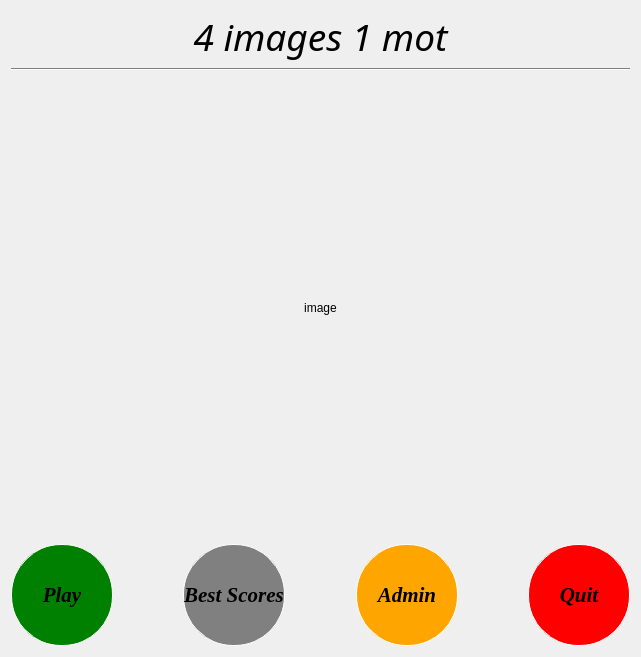
<?xml version="1.0" encoding="UTF-8"?>
<ui version="4.0">
 <class>MainWindow</class>
 <widget class="QMainWindow" name="MainWindow">
  <property name="enabled">
   <bool>true</bool>
  </property>
  <property name="geometry">
   <rect>
    <x>0</x>
    <y>0</y>
    <width>641</width>
    <height>657</height>
   </rect>
  </property>
  <property name="minimumSize">
   <size>
    <width>641</width>
    <height>657</height>
   </size>
  </property>
  <property name="maximumSize">
   <size>
    <width>641</width>
    <height>657</height>
   </size>
  </property>
  <property name="baseSize">
   <size>
    <width>641</width>
    <height>657</height>
   </size>
  </property>
  <property name="windowTitle">
   <string>4 images 1 mot</string>
  </property>
  <property name="windowIcon">
   <iconset resource="ressource.qrc">
    <normaloff>:/logo/image/logo.jpg</normaloff>:/logo/image/logo.jpg</iconset>
  </property>
  <widget class="QWidget" name="centralWidget">
   <layout class="QGridLayout" name="gridLayout_3">
    <item row="0" column="0">
     <layout class="QGridLayout" name="gridLayout_2">
      <item row="0" column="0">
       <layout class="QVBoxLayout" name="verticalLayout">
        <item>
         <widget class="QLabel" name="label_titre_2">
          <property name="sizePolicy">
           <sizepolicy hsizetype="Expanding" vsizetype="Fixed">
            <horstretch>0</horstretch>
            <verstretch>0</verstretch>
           </sizepolicy>
          </property>
          <property name="font">
           <font>
            <family>Monotype Corsiva</family>
            <pointsize>28</pointsize>
            <italic>true</italic>
           </font>
          </property>
          <property name="text">
           <string>4 images 1 mot</string>
          </property>
          <property name="textFormat">
           <enum>Qt::AutoText</enum>
          </property>
          <property name="alignment">
           <set>Qt::AlignHCenter|Qt::AlignTop</set>
          </property>
         </widget>
        </item>
        <item>
         <widget class="Line" name="line_2">
          <property name="sizePolicy">
           <sizepolicy hsizetype="Expanding" vsizetype="Fixed">
            <horstretch>0</horstretch>
            <verstretch>0</verstretch>
           </sizepolicy>
          </property>
          <property name="palette">
           <palette>
            <active>
             <colorrole role="WindowText">
              <brush brushstyle="SolidPattern">
               <color alpha="255">
                <red>0</red>
                <green>0</green>
                <blue>0</blue>
               </color>
              </brush>
             </colorrole>
             <colorrole role="Button">
              <brush brushstyle="SolidPattern">
               <color alpha="255">
                <red>255</red>
                <green>255</green>
                <blue>255</blue>
               </color>
              </brush>
             </colorrole>
             <colorrole role="Light">
              <brush brushstyle="SolidPattern">
               <color alpha="255">
                <red>255</red>
                <green>255</green>
                <blue>255</blue>
               </color>
              </brush>
             </colorrole>
             <colorrole role="Midlight">
              <brush brushstyle="SolidPattern">
               <color alpha="255">
                <red>255</red>
                <green>255</green>
                <blue>255</blue>
               </color>
              </brush>
             </colorrole>
             <colorrole role="Dark">
              <brush brushstyle="SolidPattern">
               <color alpha="255">
                <red>127</red>
                <green>127</green>
                <blue>127</blue>
               </color>
              </brush>
             </colorrole>
             <colorrole role="Mid">
              <brush brushstyle="SolidPattern">
               <color alpha="255">
                <red>170</red>
                <green>170</green>
                <blue>170</blue>
               </color>
              </brush>
             </colorrole>
             <colorrole role="Text">
              <brush brushstyle="SolidPattern">
               <color alpha="255">
                <red>0</red>
                <green>0</green>
                <blue>0</blue>
               </color>
              </brush>
             </colorrole>
             <colorrole role="BrightText">
              <brush brushstyle="SolidPattern">
               <color alpha="255">
                <red>255</red>
                <green>255</green>
                <blue>255</blue>
               </color>
              </brush>
             </colorrole>
             <colorrole role="ButtonText">
              <brush brushstyle="SolidPattern">
               <color alpha="255">
                <red>0</red>
                <green>0</green>
                <blue>0</blue>
               </color>
              </brush>
             </colorrole>
             <colorrole role="Base">
              <brush brushstyle="SolidPattern">
               <color alpha="255">
                <red>255</red>
                <green>255</green>
                <blue>255</blue>
               </color>
              </brush>
             </colorrole>
             <colorrole role="Window">
              <brush brushstyle="SolidPattern">
               <color alpha="255">
                <red>255</red>
                <green>255</green>
                <blue>255</blue>
               </color>
              </brush>
             </colorrole>
             <colorrole role="Shadow">
              <brush brushstyle="SolidPattern">
               <color alpha="255">
                <red>0</red>
                <green>0</green>
                <blue>0</blue>
               </color>
              </brush>
             </colorrole>
             <colorrole role="AlternateBase">
              <brush brushstyle="SolidPattern">
               <color alpha="255">
                <red>255</red>
                <green>255</green>
                <blue>255</blue>
               </color>
              </brush>
             </colorrole>
             <colorrole role="ToolTipBase">
              <brush brushstyle="SolidPattern">
               <color alpha="255">
                <red>255</red>
                <green>255</green>
                <blue>220</blue>
               </color>
              </brush>
             </colorrole>
             <colorrole role="ToolTipText">
              <brush brushstyle="SolidPattern">
               <color alpha="255">
                <red>0</red>
                <green>0</green>
                <blue>0</blue>
               </color>
              </brush>
             </colorrole>
            </active>
            <inactive>
             <colorrole role="WindowText">
              <brush brushstyle="SolidPattern">
               <color alpha="255">
                <red>0</red>
                <green>0</green>
                <blue>0</blue>
               </color>
              </brush>
             </colorrole>
             <colorrole role="Button">
              <brush brushstyle="SolidPattern">
               <color alpha="255">
                <red>255</red>
                <green>255</green>
                <blue>255</blue>
               </color>
              </brush>
             </colorrole>
             <colorrole role="Light">
              <brush brushstyle="SolidPattern">
               <color alpha="255">
                <red>255</red>
                <green>255</green>
                <blue>255</blue>
               </color>
              </brush>
             </colorrole>
             <colorrole role="Midlight">
              <brush brushstyle="SolidPattern">
               <color alpha="255">
                <red>255</red>
                <green>255</green>
                <blue>255</blue>
               </color>
              </brush>
             </colorrole>
             <colorrole role="Dark">
              <brush brushstyle="SolidPattern">
               <color alpha="255">
                <red>127</red>
                <green>127</green>
                <blue>127</blue>
               </color>
              </brush>
             </colorrole>
             <colorrole role="Mid">
              <brush brushstyle="SolidPattern">
               <color alpha="255">
                <red>170</red>
                <green>170</green>
                <blue>170</blue>
               </color>
              </brush>
             </colorrole>
             <colorrole role="Text">
              <brush brushstyle="SolidPattern">
               <color alpha="255">
                <red>0</red>
                <green>0</green>
                <blue>0</blue>
               </color>
              </brush>
             </colorrole>
             <colorrole role="BrightText">
              <brush brushstyle="SolidPattern">
               <color alpha="255">
                <red>255</red>
                <green>255</green>
                <blue>255</blue>
               </color>
              </brush>
             </colorrole>
             <colorrole role="ButtonText">
              <brush brushstyle="SolidPattern">
               <color alpha="255">
                <red>0</red>
                <green>0</green>
                <blue>0</blue>
               </color>
              </brush>
             </colorrole>
             <colorrole role="Base">
              <brush brushstyle="SolidPattern">
               <color alpha="255">
                <red>255</red>
                <green>255</green>
                <blue>255</blue>
               </color>
              </brush>
             </colorrole>
             <colorrole role="Window">
              <brush brushstyle="SolidPattern">
               <color alpha="255">
                <red>255</red>
                <green>255</green>
                <blue>255</blue>
               </color>
              </brush>
             </colorrole>
             <colorrole role="Shadow">
              <brush brushstyle="SolidPattern">
               <color alpha="255">
                <red>0</red>
                <green>0</green>
                <blue>0</blue>
               </color>
              </brush>
             </colorrole>
             <colorrole role="AlternateBase">
              <brush brushstyle="SolidPattern">
               <color alpha="255">
                <red>255</red>
                <green>255</green>
                <blue>255</blue>
               </color>
              </brush>
             </colorrole>
             <colorrole role="ToolTipBase">
              <brush brushstyle="SolidPattern">
               <color alpha="255">
                <red>255</red>
                <green>255</green>
                <blue>220</blue>
               </color>
              </brush>
             </colorrole>
             <colorrole role="ToolTipText">
              <brush brushstyle="SolidPattern">
               <color alpha="255">
                <red>0</red>
                <green>0</green>
                <blue>0</blue>
               </color>
              </brush>
             </colorrole>
            </inactive>
            <disabled>
             <colorrole role="WindowText">
              <brush brushstyle="SolidPattern">
               <color alpha="255">
                <red>127</red>
                <green>127</green>
                <blue>127</blue>
               </color>
              </brush>
             </colorrole>
             <colorrole role="Button">
              <brush brushstyle="SolidPattern">
               <color alpha="255">
                <red>255</red>
                <green>255</green>
                <blue>255</blue>
               </color>
              </brush>
             </colorrole>
             <colorrole role="Light">
              <brush brushstyle="SolidPattern">
               <color alpha="255">
                <red>255</red>
                <green>255</green>
                <blue>255</blue>
               </color>
              </brush>
             </colorrole>
             <colorrole role="Midlight">
              <brush brushstyle="SolidPattern">
               <color alpha="255">
                <red>255</red>
                <green>255</green>
                <blue>255</blue>
               </color>
              </brush>
             </colorrole>
             <colorrole role="Dark">
              <brush brushstyle="SolidPattern">
               <color alpha="255">
                <red>127</red>
                <green>127</green>
                <blue>127</blue>
               </color>
              </brush>
             </colorrole>
             <colorrole role="Mid">
              <brush brushstyle="SolidPattern">
               <color alpha="255">
                <red>170</red>
                <green>170</green>
                <blue>170</blue>
               </color>
              </brush>
             </colorrole>
             <colorrole role="Text">
              <brush brushstyle="SolidPattern">
               <color alpha="255">
                <red>127</red>
                <green>127</green>
                <blue>127</blue>
               </color>
              </brush>
             </colorrole>
             <colorrole role="BrightText">
              <brush brushstyle="SolidPattern">
               <color alpha="255">
                <red>255</red>
                <green>255</green>
                <blue>255</blue>
               </color>
              </brush>
             </colorrole>
             <colorrole role="ButtonText">
              <brush brushstyle="SolidPattern">
               <color alpha="255">
                <red>127</red>
                <green>127</green>
                <blue>127</blue>
               </color>
              </brush>
             </colorrole>
             <colorrole role="Base">
              <brush brushstyle="SolidPattern">
               <color alpha="255">
                <red>255</red>
                <green>255</green>
                <blue>255</blue>
               </color>
              </brush>
             </colorrole>
             <colorrole role="Window">
              <brush brushstyle="SolidPattern">
               <color alpha="255">
                <red>255</red>
                <green>255</green>
                <blue>255</blue>
               </color>
              </brush>
             </colorrole>
             <colorrole role="Shadow">
              <brush brushstyle="SolidPattern">
               <color alpha="255">
                <red>0</red>
                <green>0</green>
                <blue>0</blue>
               </color>
              </brush>
             </colorrole>
             <colorrole role="AlternateBase">
              <brush brushstyle="SolidPattern">
               <color alpha="255">
                <red>255</red>
                <green>255</green>
                <blue>255</blue>
               </color>
              </brush>
             </colorrole>
             <colorrole role="ToolTipBase">
              <brush brushstyle="SolidPattern">
               <color alpha="255">
                <red>255</red>
                <green>255</green>
                <blue>220</blue>
               </color>
              </brush>
             </colorrole>
             <colorrole role="ToolTipText">
              <brush brushstyle="SolidPattern">
               <color alpha="255">
                <red>0</red>
                <green>0</green>
                <blue>0</blue>
               </color>
              </brush>
             </colorrole>
            </disabled>
           </palette>
          </property>
          <property name="orientation">
           <enum>Qt::Horizontal</enum>
          </property>
         </widget>
        </item>
       </layout>
      </item>
      <item row="1" column="0">
       <layout class="QGridLayout" name="gridLayout">
        <item row="0" column="0">
         <widget class="QLabel" name="label_logo">
          <property name="sizePolicy">
           <sizepolicy hsizetype="Expanding" vsizetype="Expanding">
            <horstretch>0</horstretch>
            <verstretch>0</verstretch>
           </sizepolicy>
          </property>
          <property name="text">
           <string>image</string>
          </property>
          <property name="alignment">
           <set>Qt::AlignCenter</set>
          </property>
         </widget>
        </item>
        <item row="1" column="0">
         <layout class="QHBoxLayout" name="horizontalLayout">
          <item>
           <widget class="QPushButton" name="pushButton_play">
            <property name="font">
             <font>
              <family>Times New Roman</family>
              <pointsize>16</pointsize>
              <weight>75</weight>
              <italic>true</italic>
              <bold>true</bold>
             </font>
            </property>
            <property name="styleSheet">
             <string notr="true"> border-style: solid;
 border-width:1px;
 border-radius:50px;
 border-color: white;
 max-width:100px;
 max-height:100px;
 min-width:100px;
 min-height:100px;
background-color: green;</string>
            </property>
            <property name="text">
             <string>Play</string>
            </property>
           </widget>
          </item>
          <item>
           <spacer name="horizontalSpacer_2">
            <property name="orientation">
             <enum>Qt::Horizontal</enum>
            </property>
            <property name="sizeHint" stdset="0">
             <size>
              <width>28</width>
              <height>20</height>
             </size>
            </property>
           </spacer>
          </item>
          <item>
           <widget class="QPushButton" name="pushButton_bs">
            <property name="font">
             <font>
              <family>Times New Roman</family>
              <pointsize>16</pointsize>
              <weight>75</weight>
              <italic>true</italic>
              <bold>true</bold>
             </font>
            </property>
            <property name="styleSheet">
             <string notr="true">background-color: gray;
 border-style: solid;
 border-width:1px;
 border-radius:50px;
 border-color: white;
 max-width:100px;
 max-height:100px;
 min-width:100px;
 min-height:100px;</string>
            </property>
            <property name="text">
             <string>Best Scores</string>
            </property>
           </widget>
          </item>
          <item>
           <spacer name="horizontalSpacer_3">
            <property name="orientation">
             <enum>Qt::Horizontal</enum>
            </property>
            <property name="sizeHint" stdset="0">
             <size>
              <width>28</width>
              <height>20</height>
             </size>
            </property>
           </spacer>
          </item>
          <item>
           <widget class="QPushButton" name="pushButton_admin">
            <property name="font">
             <font>
              <family>Times New Roman</family>
              <pointsize>16</pointsize>
              <weight>75</weight>
              <italic>true</italic>
              <bold>true</bold>
             </font>
            </property>
            <property name="styleSheet">
             <string notr="true">background-color: white;
 border-style: solid;
 border-width:1px;
 border-radius:50px;
 border-color: white;
 max-width:100px;
 max-height:100px;
 min-width:100px;
 min-height:100px;
background-color: orange;</string>
            </property>
            <property name="text">
             <string>Admin</string>
            </property>
           </widget>
          </item>
          <item>
           <spacer name="horizontalSpacer_4">
            <property name="orientation">
             <enum>Qt::Horizontal</enum>
            </property>
            <property name="sizeHint" stdset="0">
             <size>
              <width>28</width>
              <height>20</height>
             </size>
            </property>
           </spacer>
          </item>
          <item>
           <widget class="QPushButton" name="pushButton_quit">
            <property name="font">
             <font>
              <family>Times New Roman</family>
              <pointsize>16</pointsize>
              <weight>75</weight>
              <italic>true</italic>
              <bold>true</bold>
             </font>
            </property>
            <property name="styleSheet">
             <string notr="true"> border-style: solid;
 border-width:1px;
 border-radius:50px;
 border-color: white;
 max-width:100px;
 max-height:100px;
 min-width:100px;
 min-height:100px;
background-color: red;</string>
            </property>
            <property name="text">
             <string>Quit</string>
            </property>
           </widget>
          </item>
         </layout>
        </item>
       </layout>
      </item>
     </layout>
    </item>
   </layout>
  </widget>
 </widget>
 <layoutdefault spacing="6" margin="11"/>
 <resources>
  <include location="ressource.qrc"/>
 </resources>
 <connections/>
</ui>
